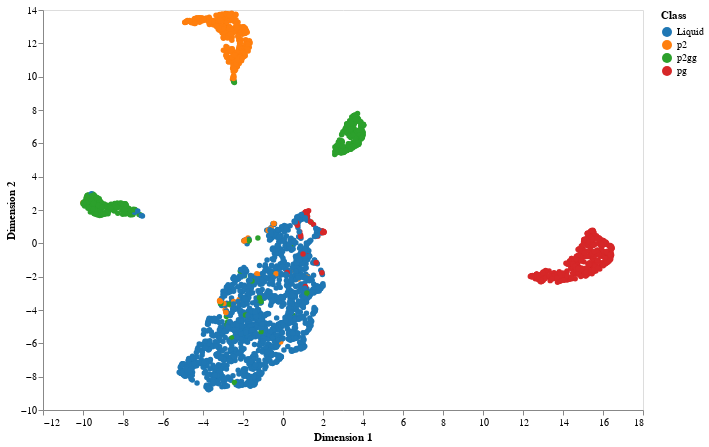

The code cell stored with this chart in its notebook:
### Markdown cell above
## Transformations

Sorting the orientations

### Code cell
X_os = np.sort(X_o, axis=1)
X_rst = umap.UMAP().fit_transform(X_os)
fig = figures.plot_dimensionality_reduction(X_rst, y)
fig

### Figure 1 — Vega-Lite specification as saved in the notebook (floating-point values rounded to 4 significant figures; data arrays with more than 128 entries replaced by an {"elided": "..."} marker saying what was removed)
{"$schema": "https://vega.github.io/schema/vega-lite/v3.3.0.json", "config": {"axis": {"grid": false}, "view": {"height": 400, "width": 600}}, "data": {"name": "data-8bc8d048bcc5172d902b51dbe34f1aca"}, "datasets": {"data-8bc8d048bcc5172d902b51dbe34f1aca": {"elided": "3000 records"}}, "encoding": {"color": {"field": "class", "scale": {"scheme": "category10"}, "title": "Class", "type": "nominal"}, "x": {"field": "dim1", "title": "Dimension 1", "type": "quantitative"}, "y": {"field": "dim2", "title": "Dimension 2", "type": "quantitative"}}, "mark": {"opacity": 1, "type": "circle"}}
